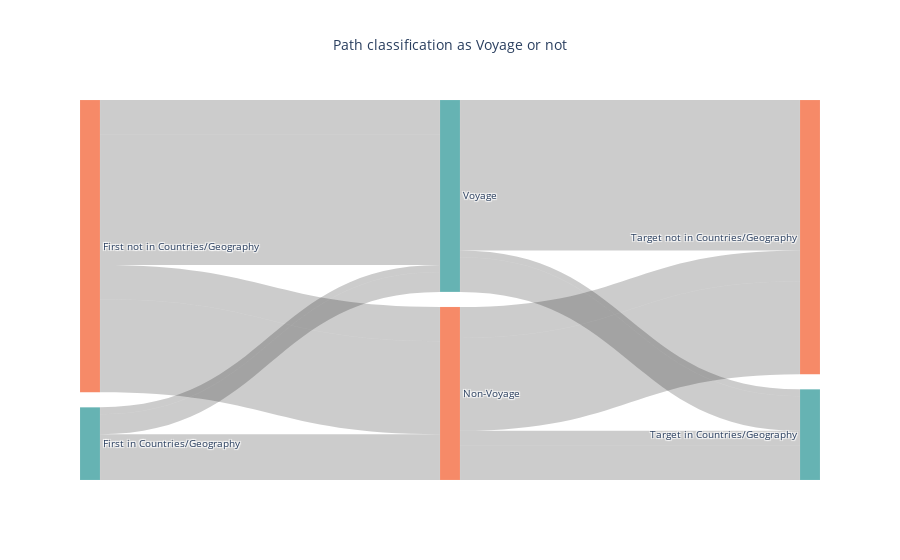

The cell this chart's notebook holds for it:
### Code cell
import pandas as pd
import plotly.graph_objects as go

# Mapping for start, voyage, and end nodes
df_finished_voyage['start_category_label'] = df_finished_voyage['start_category'].apply(lambda x: 'First in Countries/Geography' if x in ['Countries', 'Geography'] else 'First not in Countries/Geography')
df_finished_voyage['end_category_label'] = df_finished_voyage['end_category'].apply(lambda x: 'Target in Countries/Geography' if x in ['Countries', 'Geography'] else 'Target not in Countries/Geography')
df_finished_voyage['voyage_label'] = df_finished_voyage['voyage'].apply(lambda x: 'Voyage' if x else 'Non-Voyage')

# Count occurrences for each flow from start -> voyage -> end
flows = df_finished_voyage.groupby(['start_category_label', 'voyage_label', 'end_category_label']).size().reset_index(name='count')

# Define nodes for the Sankey diagram
labels = ['First in Countries/Geography', 'First not in Countries/Geography',
          'Voyage', 'Non-Voyage',
          'Target in Countries/Geography', 'Target not in Countries/Geography']

# Create mappings for source and target node indices
label_map = {label: i for i, label in enumerate(labels)}

# Map flows to Sankey source, target, and value arrays
sources = []
targets = []
values = []

for _, row in flows.iterrows():
    # Add start -> voyage
    sources.append(label_map[row['start_category_label']])
    targets.append(label_map[row['voyage_label']])
    values.append(row['count'])

    # Add voyage -> end
    sources.append(label_map[row['voyage_label']])
    targets.append(label_map[row['end_category_label']])
    values.append(row['count'])


node_colors = [
    "rgba(0, 128, 128, 0.6)",  "rgba(244,109,67,0.8)",   
    "rgba(0, 128, 128, 0.6)",  "rgba(244,109,67,0.8)",   
    "rgba(0, 128, 128, 0.6)",  "rgba(244,109,67,0.8)"
    ]

link_colors = [
    "rgba(146,197,222,0.6)",  "rgba(244,109,67,0.6)",   
    "rgba(146,197,222,0.6)",  "rgba(244,109,67,0.6)",   
    "rgba(146,197,222,0.6)",  "rgba(244,109,67,0.6)"
    ]

# Create the Sankey plot
fig = go.Figure(data=[go.Sankey(
    node=dict(pad=15, thickness=20, line=dict(color="white", width=0.1), label=labels, color=node_colors),
    link=dict(source=sources, target=targets, value=values)
)])

#######WHERE DOES THIS GO ????
fig.update_layout(
    title_text="Path classification as Voyage or not",
    font_size=10,
    title_font_size=14,
    title_x=0.5,
    plot_bgcolor="white"
)

fig.show()

### Figure 1 — Plotly figure (JSON) as saved in the notebook; plotly's stock layout.template omitted (floating-point values rounded to 4 significant figures)
{"data": [{"link": {"source": [0, 3, 0, 3, 0, 2, 0, 2, 1, 3, 1, 3, 1, 2, 1, 2], "target": [3, 4, 3, 5, 2, 4, 2, 5, 3, 4, 3, 5, 2, 4, 2, 5], "value": [2089, 2089, 4336, 4336, 970, 970, 2807, 2807, 4810, 4810, 13036, 13036, 4858, 4858, 18293, 18293]}, "node": {"color": ["rgba(0, 128, 128, 0.6)", "rgba(244,109,67,0.8)", "rgba(0, 128, 128, 0.6)", "rgba(244,109,67,0.8)", "rgba(0, 128, 128, 0.6)", "rgba(244,109,67,0.8)"], "label": ["First in Countries/Geography", "First not in Countries/Geography", "Voyage", "Non-Voyage", "Target in Countries/Geography", "Target not in Countries/Geography"], "line": {"color": "white", "width": 0.1}, "pad": 15, "thickness": 20}, "type": "sankey"}], "layout": {"font": {"size": 10}, "plot_bgcolor": "white", "title": {"font": {"size": 14}, "text": "Path classification as Voyage or not", "x": 0.5}}}
